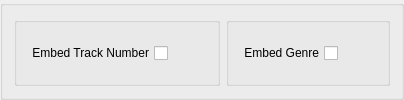
                <widget class="QGroupBox" name="gb2_5">
                 <property name="title">
                  <string/>
                 </property>
                 <property name="flat">
                  <bool>true</bool>
                 </property>
                 <layout class="QHBoxLayout" name="horizontalLayout_139">
                  <item>
                   <widget class="QGroupBox" name="groupBox_62">
                    <property name="title">
                     <string/>
                    </property>
                    <layout class="QHBoxLayout" name="horizontalLayout_126">
                     <item>
                      <widget class="QCheckBox" name="embed_tracknumber">
                       <property name="layoutDirection">
                        <enum>Qt::RightToLeft</enum>
                       </property>
                       <property name="text">
                        <string>Embed Track Number</string>
                       </property>
                      </widget>
                     </item>
                     <item>
                      <spacer name="horizontalSpacer_69">
                       <property name="orientation">
                        <enum>Qt::Horizontal</enum>
                       </property>
                       <property name="sizeHint" stdset="0">
                        <size>
                         <width>40</width>
                         <height>20</height>
                        </size>
                       </property>
                      </spacer>
                     </item>
                    </layout>
                   </widget>
                  </item>
                  <item>
                   <widget class="QGroupBox" name="groupBox_71">
                    <property name="title">
                     <string/>
                    </property>
                    <layout class="QHBoxLayout" name="horizontalLayout_140">
                     <item>
                      <widget class="QCheckBox" name="embed_genre">
                       <property name="layoutDirection">
                        <enum>Qt::RightToLeft</enum>
                       </property>
                       <property name="text">
                        <string>Embed Genre</string>
                       </property>
                      </widget>
                     </item>
                     <item>
                      <spacer name="horizontalSpacer_78">
                       <property name="orientation">
                        <enum>Qt::Horizontal</enum>
                       </property>
                       <property name="sizeHint" stdset="0">
                        <size>
                         <width>40</width>
                         <height>20</height>
                        </size>
                       </property>
                      </spacer>
                     </item>
                    </layout>
                   </widget>
                  </item>
                 </layout>
                </widget>
